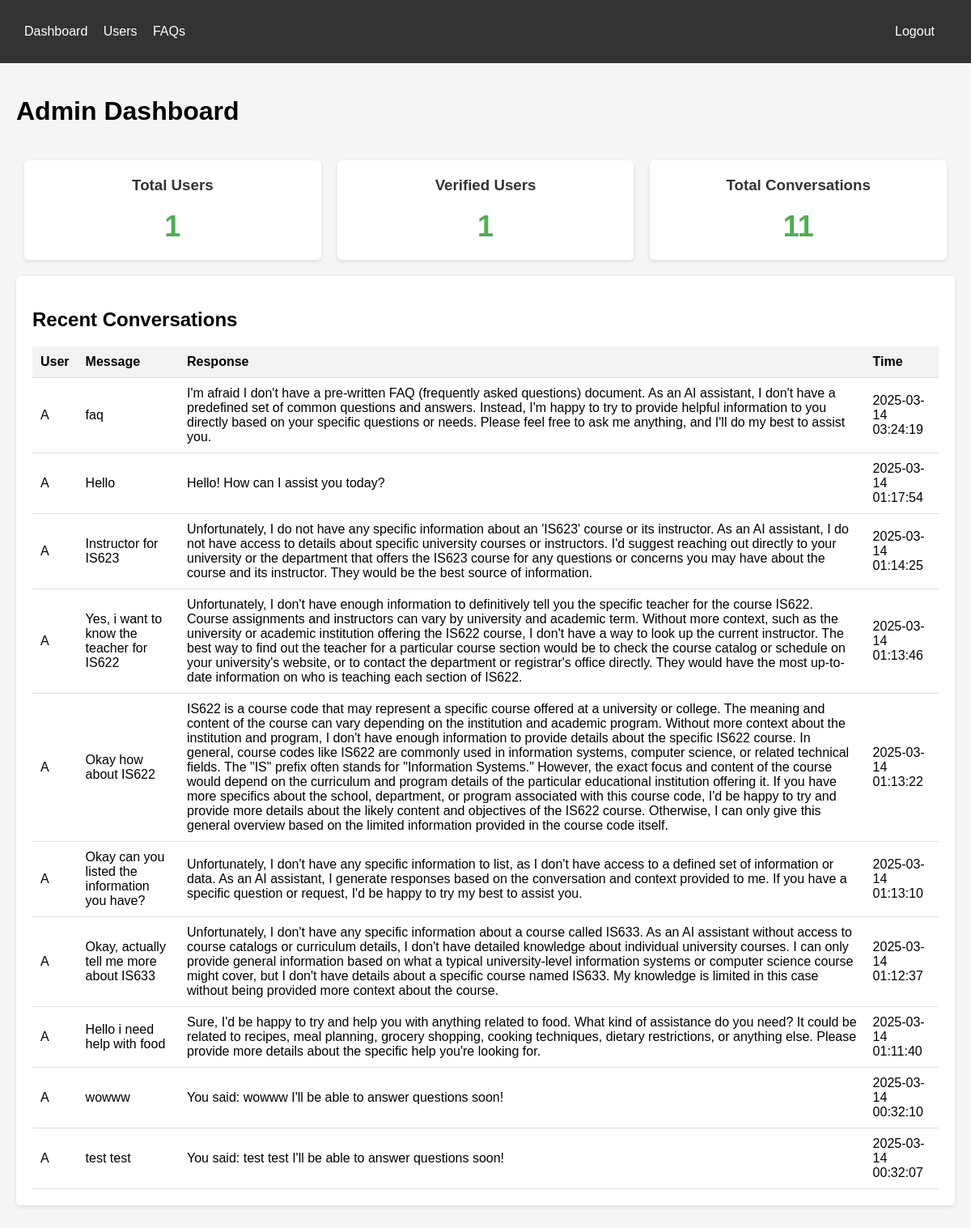
The page /dashboard (signed in) on the database as committed earlier.
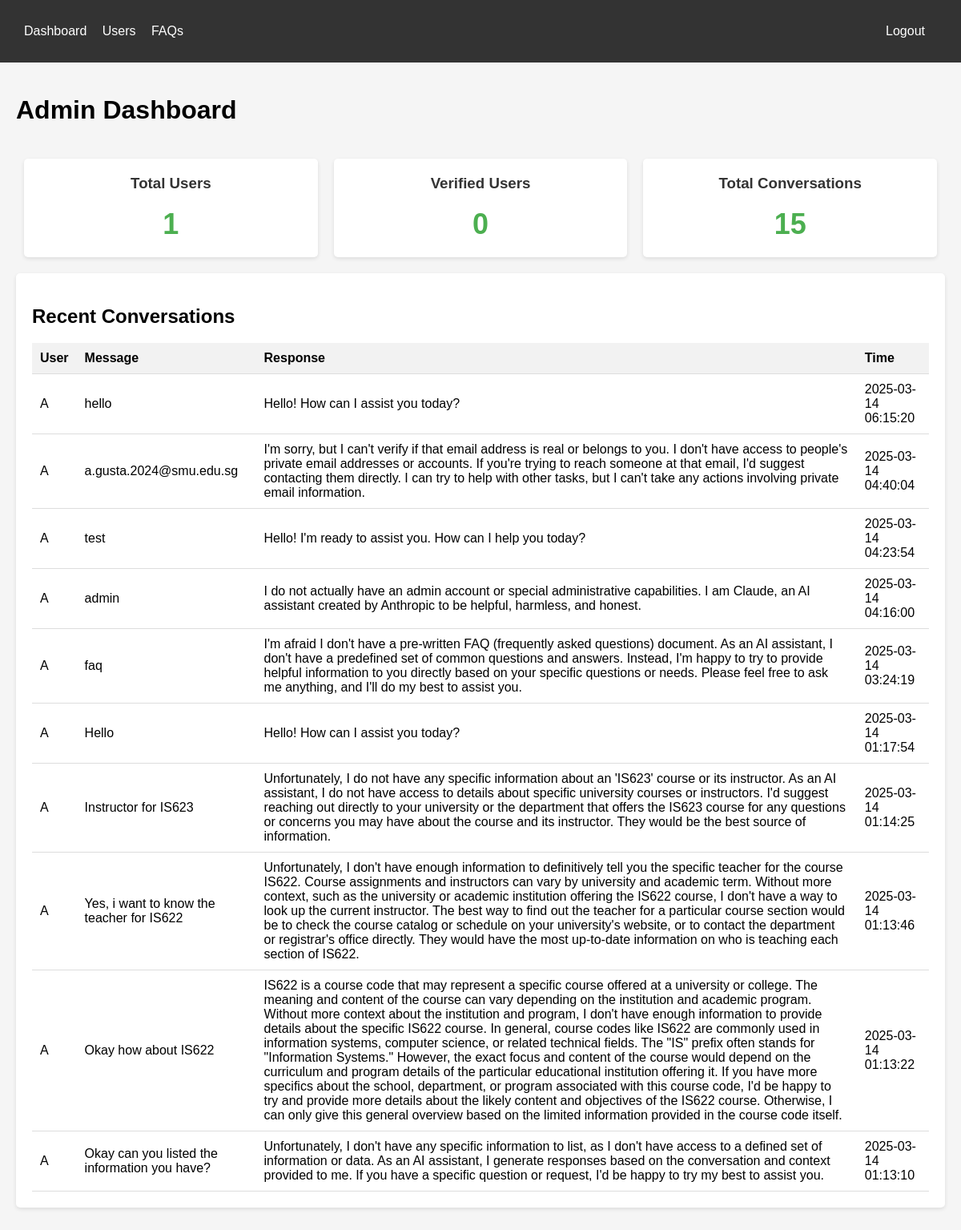
The same page on the database as committed later.
### tables this page shows
CREATE TABLE conversations (
        id INTEGER PRIMARY KEY AUTOINCREMENT,
        user_id TEXT,
        message TEXT,
        response TEXT,
        timestamp TIMESTAMP DEFAULT CURRENT_TIMESTAMP,
        FOREIGN KEY (user_id) REFERENCES users(user_id)
    );

CREATE TABLE users (
        user_id TEXT PRIMARY KEY,
        username TEXT,
        first_name TEXT,
        email TEXT,
        is_verified INTEGER DEFAULT 0,
        is_staff INTEGER DEFAULT 0,
        verification_code TEXT,
        code_expires_at TIMESTAMP,
        created_at TIMESTAMP DEFAULT CURRENT_TIMESTAMP
    );

### dashboard/app.py (the view)
@app.route('/dashboard')
def dashboard():
    if 'logged_in' not in session:
        return redirect(url_for('login'))
    conn = get_connection()
    cursor = conn.cursor()
    cursor.execute('SELECT COUNT(*) as count FROM users')
    user_count = cursor.fetchone()['count']
    cursor.execute('SELECT COUNT(*) as count FROM users WHERE is_verified = 1')
    verified_count = cursor.fetchone()['count']
    cursor.execute('SELECT COUNT(*) as count FROM conversations')
    conversation_count = cursor.fetchone()['count']
    cursor.execute('''
    SELECT c.message, c.response, c.timestamp, u.first_name
    FROM conversations c
    JOIN users u ON c.user_id = u.user_id
    ORDER BY c.timestamp DESC
    LIMIT 10
    ''')
    recent_conversations = cursor.fetchall()
    conn.close()
    return render_template('dashboard.html',
                          user_count=user_count,
                          verified_count=verified_count,
                          conversation_count=conversation_count,
                          recent_conversations=recent_conversations)

### db/database.py (called while the page is built)
def get_connection():
    conn = sqlite3.connect(DATABASE_PATH)
    conn.row_factory = sqlite3.Row  # This lets us access columns by name
    return conn

### dashboard/templates/dashboard.html (shortened to what this page needs)
<!DOCTYPE html>
<html>
<head>
</head>
<body>
    <div class="navbar">
        <div class="container">
            <a href="/dashboard">Dashboard</a>
            <a href="/users">Users</a>
            <a href="/faqs">FAQs</a>
            <a href="/logout" style="float:right">Logout</a>
        </div>
    </div>
    <div class="container">
        <div class="header">
            <h1>Admin Dashboard</h1>
        </div>
        <div class="stats">
            <div class="stat-card">
                <h3>Total Users</h3>
                <div class="number">{{ user_count }}</div>
            </div>
            <div class="stat-card">
                <h3>Verified Users</h3>
                <div class="number">{{ verified_count }}</div>
            </div>
            <div class="stat-card">
                <h3>Total Conversations</h3>
                <div class="number">{{ conversation_count }}</div>
            </div>
        </div>
        <div class="card">
            <h2>Recent Conversations</h2>
            <table>
                <thead>
                    <tr>
                        <th>User</th>
                        <th>Message</th>
                        <th>Response</th>
                        <th>Time</th>
                    </tr>
                </thead>
                <tbody>
                    {% for conv in recent_conversations %}
                    <tr>
                        <td>{{ conv.first_name }}</td>
                        <td>{{ conv.message }}</td>
                        <td>{{ conv.response }}</td>
                        <td>{{ conv.timestamp }}</td>
                    </tr>
                    {% endfor %}
                </tbody>
            </table>
        </div>
    </div>
</body>
</html>

### dashboard/templates/dashboard.html (style rules this page uses)
body { font-family: Arial, sans-serif; margin: 0; padding: 0; background-color: #f5f5f5; }
.container { max-width: 1200px; margin: 0 auto; padding: 20px; }
.header { display: flex; justify-content: space-between; align-items: center; margin-bottom: 20px; }
.navbar { background-color: #333; color: white; padding: 10px; }
.navbar a { color: white; text-decoration: none; margin-right: 15px; }
.stats { display: flex; justify-content: space-between; margin-bottom: 20px; }
.stat-card { background: white; padding: 20px; border-radius: 5px; box-shadow: 0 2px 5px rgba(0, 0, 0, 0.1); flex: 1; margin: 0 10px; text-align: center; }
.stat-card h3 { margin-top: 0; color: #333; }
.stat-card .number { font-size: 36px; font-weight: bold; color: #4CAF50; }
.card { background: white; padding: 20px; border-radius: 5px; box-shadow: 0 2px 5px rgba(0, 0, 0, 0.1); margin-bottom: 20px; }
table { width: 100%; border-collapse: collapse; }
table th, table td { padding: 10px; text-align: left; border-bottom: 1px solid #ddd; }
table th { background-color: #f2f2f2; }

Rows that differ between the two databases and show on the page:
no longer on this page (row unchanged): conversations: first_name "A", message "Okay, actually tell me more about IS633", response "Unfortunately, I don't have any specific information about a course called IS633. As an AI assistant without access to course catalogs or curriculum details, I don't have detailed knowledge about individual university courses. I can only provide general information based on what a typical university-level information systems or computer science course might cover, but I don't have details about a specific course named IS633. My knowledge is limited in this case without being provided more context about the course.", timestamp "2025-03-14 01:12:37"
no longer on this page (row unchanged): conversations: first_name "A", message "Hello i need help with food", response "Sure, I'd be happy to try and help you with anything related to food. What kind of assistance do you need? It could be related to recipes, meal planning, grocery shopping, cooking techniques, dietary restrictions, or anything else. Please provide more details about the specific help you're looking for.", timestamp "2025-03-14 01:11:40"
no longer on this page (row unchanged): conversations: first_name "A", message "wowww", response "You said: wowww I'll be able to answer questions soon!", timestamp "2025-03-14 00:32:10"
no longer on this page (row unchanged): conversations: first_name "A", message "test test", response "You said: test test I'll be able to answer questions soon!", timestamp "2025-03-14 00:32:07"
added conversations: first_name "A", message "hello", response "Hello! How can I assist you today?", timestamp "2025-03-14 06:15:20"
added conversations: first_name "A", message "a.gusta.2024@smu.edu.sg", response "I'm sorry, but I can't verify if that email address is real or belongs to you. I don't have access to people's private email addresses or accounts. If you're trying to reach someone at that email, I'd suggest contacting them directly. I can try to help with other tasks, but I can't take any actions involving private email information.", timestamp "2025-03-14 04:40:04"
added conversations: first_name "A", message "test", response "Hello! I'm ready to assist you. How can I help you today?", timestamp "2025-03-14 04:23:54"
added conversations: first_name "A", message "admin", response "I do not actually have an admin account or special administrative capabilities. I am Claude, an AI assistant created by Anthropic to be helpful, harmless, and honest.", timestamp "2025-03-14 04:16:00"
Other text that changed with them:
{{ verified_count }}: "1" → "0"
{{ conversation_count }}: "11" → "15"
